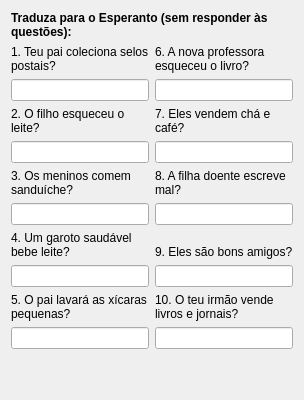
     <widget class="QWidget" name="Sendas1_Lec04">
      <attribute name="icon">
       <iconset resource="ikonoj.qrc">
        <normaloff>:/ikonoj/sendas_24.png</normaloff>:/ikonoj/sendas_24.png</iconset>
      </attribute>
      <attribute name="title">
       <string>10</string>
      </attribute>
      <layout class="QVBoxLayout" name="verticalLayout_184" stretch="0,2,1">
       <item>
        <widget class="titolo" name="Lec04_Label5">
         <property name="maximumSize">
          <size>
           <width>16777215</width>
           <height>30</height>
          </size>
         </property>
         <property name="font">
          <font>
           <weight>75</weight>
           <bold>true</bold>
          </font>
         </property>
         <property name="text">
          <string>Traduza para o Esperanto (sem responder às questões):</string>
         </property>
         <property name="wordWrap">
          <bool>true</bool>
         </property>
        </widget>
       </item>
       <item>
        <layout class="QHBoxLayout" name="horizontalLayout_363">
         <item>
          <layout class="QVBoxLayout" name="verticalLayout_172">
           <property name="spacing">
            <number>6</number>
           </property>
           <item>
            <layout class="QVBoxLayout" name="verticalLayout_173">
             <item>
              <widget class="QLabel" name="Lec04_Label385">
               <property name="text">
                <string>1. Teu pai coleciona selos postais?</string>
               </property>
               <property name="alignment">
                <set>Qt::AlignBottom|Qt::AlignLeading|Qt::AlignLeft</set>
               </property>
               <property name="wordWrap">
                <bool>true</bool>
               </property>
               <property name="buddy">
                <cstring>lineEdit_43</cstring>
               </property>
              </widget>
             </item>
             <item>
              <widget class="cx_edit" name="lineEdit_43"/>
             </item>
            </layout>
           </item>
           <item>
            <layout class="QVBoxLayout" name="verticalLayout_174">
             <item>
              <widget class="QLabel" name="Lec04_Label386">
               <property name="text">
                <string>2. O filho esqueceu o leite?</string>
               </property>
               <property name="alignment">
                <set>Qt::AlignBottom|Qt::AlignLeading|Qt::AlignLeft</set>
               </property>
               <property name="wordWrap">
                <bool>true</bool>
               </property>
               <property name="buddy">
                <cstring>lineEdit_44</cstring>
               </property>
              </widget>
             </item>
             <item>
              <widget class="cx_edit" name="lineEdit_44"/>
             </item>
            </layout>
           </item>
           <item>
            <layout class="QVBoxLayout" name="verticalLayout_175">
             <item>
              <widget class="QLabel" name="Lec04_Label387">
               <property name="text">
                <string>3. Os meninos comem sanduíche?</string>
               </property>
               <property name="alignment">
                <set>Qt::AlignBottom|Qt::AlignLeading|Qt::AlignLeft</set>
               </property>
               <property name="wordWrap">
                <bool>true</bool>
               </property>
               <property name="buddy">
                <cstring>lineEdit_45</cstring>
               </property>
              </widget>
             </item>
             <item>
              <widget class="cx_edit" name="lineEdit_45"/>
             </item>
            </layout>
           </item>
           <item>
            <layout class="QVBoxLayout" name="verticalLayout_176">
             <item>
              <widget class="QLabel" name="Lec04_Label388">
               <property name="text">
                <string>4. Um garoto saudável bebe leite?</string>
               </property>
               <property name="alignment">
                <set>Qt::AlignBottom|Qt::AlignLeading|Qt::AlignLeft</set>
               </property>
               <property name="wordWrap">
                <bool>true</bool>
               </property>
               <property name="buddy">
                <cstring>lineEdit_46</cstring>
               </property>
              </widget>
             </item>
             <item>
              <widget class="cx_edit" name="lineEdit_46"/>
             </item>
            </layout>
           </item>
           <item>
            <layout class="QVBoxLayout" name="verticalLayout_177">
             <item>
              <widget class="QLabel" name="Lec04_Label389">
               <property name="text">
                <string>5. O pai lavará as xícaras pequenas?</string>
               </property>
               <property name="alignment">
                <set>Qt::AlignBottom|Qt::AlignLeading|Qt::AlignLeft</set>
               </property>
               <property name="wordWrap">
                <bool>true</bool>
               </property>
               <property name="buddy">
                <cstring>lineEdit_47</cstring>
               </property>
              </widget>
             </item>
             <item>
              <widget class="cx_edit" name="lineEdit_47"/>
             </item>
            </layout>
           </item>
          </layout>
         </item>
         <item>
          <layout class="QVBoxLayout" name="verticalLayout_178">
           <property name="spacing">
            <number>6</number>
           </property>
           <item>
            <layout class="QVBoxLayout" name="verticalLayout_179">
             <item>
              <widget class="QLabel" name="Lec04_Label391">
               <property name="text">
                <string>6. A nova professora esqueceu o livro?</string>
               </property>
               <property name="alignment">
                <set>Qt::AlignBottom|Qt::AlignLeading|Qt::AlignLeft</set>
               </property>
               <property name="wordWrap">
                <bool>true</bool>
               </property>
               <property name="buddy">
                <cstring>lineEdit_48</cstring>
               </property>
              </widget>
             </item>
             <item>
              <widget class="cx_edit" name="lineEdit_48"/>
             </item>
            </layout>
           </item>
           <item>
            <layout class="QVBoxLayout" name="verticalLayout_180">
             <item>
              <widget class="QLabel" name="Lec04_Label392">
               <property name="text">
                <string>7. Eles vendem chá e café?</string>
               </property>
               <property name="alignment">
                <set>Qt::AlignBottom|Qt::AlignLeading|Qt::AlignLeft</set>
               </property>
               <property name="wordWrap">
                <bool>true</bool>
               </property>
               <property name="buddy">
                <cstring>lineEdit_49</cstring>
               </property>
              </widget>
             </item>
             <item>
              <widget class="cx_edit" name="lineEdit_49"/>
             </item>
            </layout>
           </item>
           <item>
            <layout class="QVBoxLayout" name="verticalLayout_181">
             <item>
              <widget class="QLabel" name="Lec04_Label393">
               <property name="text">
                <string>8. A filha doente escreve mal?</string>
               </property>
               <property name="alignment">
                <set>Qt::AlignBottom|Qt::AlignLeading|Qt::AlignLeft</set>
               </property>
               <property name="wordWrap">
                <bool>true</bool>
               </property>
               <property name="buddy">
                <cstring>lineEdit_50</cstring>
               </property>
              </widget>
             </item>
             <item>
              <widget class="cx_edit" name="lineEdit_50"/>
             </item>
            </layout>
           </item>
           <item>
            <layout class="QVBoxLayout" name="verticalLayout_182">
             <item>
              <widget class="QLabel" name="Lec04_Label394">
               <property name="text">
                <string>9. Eles são bons amigos?</string>
               </property>
               <property name="alignment">
                <set>Qt::AlignBottom|Qt::AlignLeading|Qt::AlignLeft</set>
               </property>
               <property name="wordWrap">
                <bool>true</bool>
               </property>
               <property name="buddy">
                <cstring>lineEdit_51</cstring>
               </property>
              </widget>
             </item>
             <item>
              <widget class="cx_edit" name="lineEdit_51"/>
             </item>
            </layout>
           </item>
           <item>
            <layout class="QVBoxLayout" name="verticalLayout_183">
             <item>
              <widget class="QLabel" name="Lec04_Label395">
               <property name="text">
                <string>10. O teu irmão vende livros e jornais?</string>
               </property>
               <property name="alignment">
                <set>Qt::AlignBottom|Qt::AlignLeading|Qt::AlignLeft</set>
               </property>
               <property name="wordWrap">
                <bool>true</bool>
               </property>
               <property name="buddy">
                <cstring>lineEdit_52</cstring>
               </property>
              </widget>
             </item>
             <item>
              <widget class="cx_edit" name="lineEdit_52"/>
             </item>
            </layout>
           </item>
          </layout>
         </item>
        </layout>
       </item>
       <item>
        <spacer name="verticalSpacer_10">
         <property name="orientation">
          <enum>Qt::Vertical</enum>
         </property>
         <property name="sizeHint" stdset="0">
          <size>
           <width>20</width>
           <height>40</height>
          </size>
         </property>
        </spacer>
       </item>
      </layout>
     </widget>
